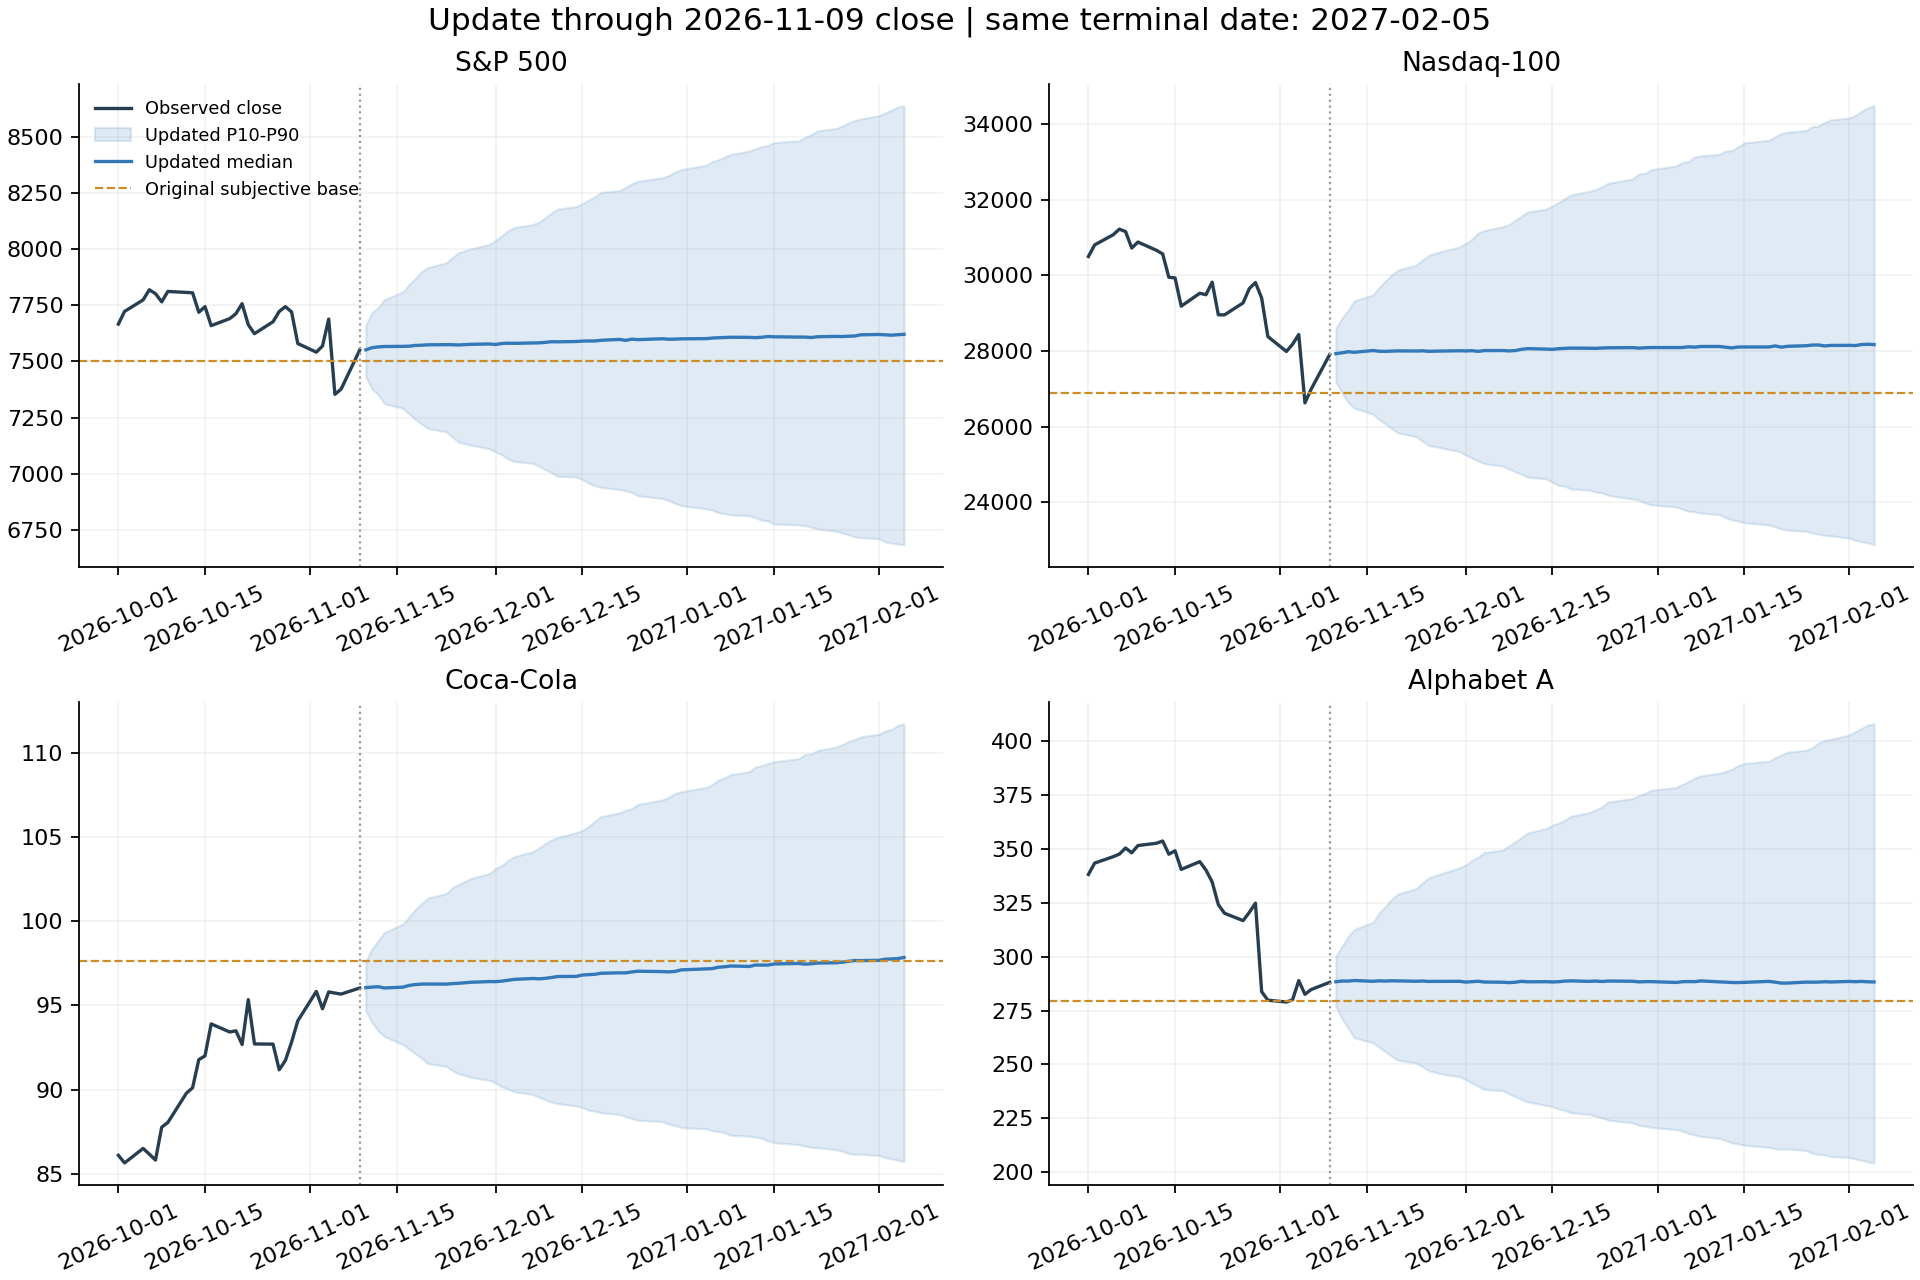

The script that saved this image:
"""Update frozen 2026-11-06 analysis using only subsequently observed closes.

Keeps the original 2027-02-05 terminal date and subjective price scenarios fixed.
Reuses the previous risk model; does not rerun or retune its completed backtest.
Requires numpy, pandas, matplotlib, requests. Run from any directory.
"""
from concurrent.futures import ThreadPoolExecutor
from datetime import datetime, timezone
from pathlib import Path
from urllib.parse import quote
import hashlib
import importlib.util
import json

import numpy as np
import pandas as pd
import requests

ROOT = Path(__file__).resolve().parent
PREVIOUS = ROOT.parent / '三个月走势模型-2026-11-06'
RAW = ROOT / 'raw'
OUT = ROOT / 'results'
RAW.mkdir(exist_ok=True)
OUT.mkdir(exist_ok=True)
AS_OF = pd.Timestamp('2026-11-09')
TARGET = pd.Timestamp('2027-02-05')
OLD_AS_OF = pd.Timestamp('2026-11-05')
SYMBOLS = ['^GSPC', '^NDX', '^IXIC', 'KO', 'GOOGL', '^VIX', '^TNX', 'NVDA']


def fetch(symbol):
    name = symbol.replace('^', '')
    path = RAW / (name+'.json')
    params = {'period1': int(datetime(2026,10,1,tzinfo=timezone.utc).timestamp()),
              'period2': int(datetime(2026,11,10,tzinfo=timezone.utc).timestamp()),
              'interval':'1d','events':'div,splits'}
    url = 'https://query1.finance.yahoo.com/v8/finance/chart/'+quote(symbol)
    if not path.exists():
        response=requests.get(url,params=params,headers={'User-Agent':'Mozilla/5.0'},timeout=45)
        response.raise_for_status()
        path.write_text(json.dumps(response.json(),ensure_ascii=False))
    item=json.loads(path.read_text())['chart']['result'][0]
    dates=pd.to_datetime(item['timestamp'],unit='s',utc=True)
    dates=dates.tz_convert(item['meta']['exchangeTimezoneName']).tz_localize(None).normalize()
    frame=pd.DataFrame(item['indicators']['quote'][0],index=dates).sort_index()
    frame.index.name='date'
    frame=frame.loc[:AS_OF].dropna(subset=['close'])
    assert not frame.index.has_duplicates and frame.close.gt(0).all()
    assert frame.index[-1]==AS_OF, name
    frame.to_csv(ROOT/(name+'.csv'),float_format='%.10f')
    meta={'symbol':symbol,'name':name,'url':url,'params':params,
          'first_date':str(frame.index[0].date()),'last_date':str(frame.index[-1].date()),
          'last_close':float(frame.close.iloc[-1]),'raw_sha256':hashlib.sha256(path.read_bytes()).hexdigest()}
    return name,frame.close.rename(name),meta


def main():
    with ThreadPoolExecutor(max_workers=8) as ex:
        fetched=list(ex.map(fetch,SYMBOLS))
    new={name:series for name,series,_ in fetched}
    meta=[item for _,_,item in fetched]
    spec=importlib.util.spec_from_file_location('previous_price_model',PREVIOUS/'model.py')
    model=importlib.util.module_from_spec(spec)
    spec.loader.exec_module(model)
    names=model.ASSETS
    combined={}
    revisions=[]
    for name in names+['IXIC','VIX','TNX']:
        old=pd.read_csv(PREVIOUS/(name+'.csv'),parse_dates=['date']).set_index('date').close
        old=old.loc[:OLD_AS_OF]
        common=old.index.intersection(new[name].index)
        relative_difference=(new[name].loc[common]/old.loc[common]-1).abs()
        revisions.append({'asset':name,'overlap_rows':len(common),
                          'max_overlap_close_revision_fraction':float(relative_difference.max())})
        # Earlier predictions retain their original input history; append new dates.
        combined[name]=pd.concat([old,new[name].loc[new[name].index>OLD_AS_OF]]).rename(name)
        assert not combined[name].index.has_duplicates
    prices=pd.concat([combined[s] for s in names+['IXIC']],axis=1).dropna()
    returns=np.log(prices).diff().dropna()
    vix=combined['VIX'].reindex(prices.index,method='ffill')
    future=pd.bdate_range(AS_OF+pd.Timedelta(days=1),TARGET).difference(model.HOLIDAYS)
    model.HORIZON=len(future)
    assert model.HORIZON==60
    logs,state=model.simulate(returns[names],float(vix.iloc[-1]),samples=20000,seed=model.SEED)
    mu,sigma,beta,_=state
    forecasts=[]
    curves=[]
    snapshot=[]
    for k,name in enumerate(names):
        end=logs[:,-1,k]
        quantiles=np.quantile(end,[.1,.5,.9])
        current=float(prices[name].iloc[-1])
        forecasts.append({'asset':name,'current_price':current,'horizon_sessions':model.HORIZON,
                           'annual_vol':float(sigma[k]*np.sqrt(252)),
                           'beta_252_to_SP500':float(beta[k]),
                           **{f'p{n}_price':float(current*np.exp(quantiles[j])) for j,n in enumerate([10,50,90])}})
        q=np.quantile(logs[:,:,k],[.1,.5,.9],axis=0)
        for j,date in enumerate(future):
            curves.append({'asset':name,'date':str(date.date()),
                            **{f'p{n}':float(current*np.exp(q[l,j])) for l,n in enumerate([10,50,90])}})
    for name in names+['IXIC']:
        series=prices[name]
        oldprice=float(series.loc[OLD_AS_OF])
        current=float(series.iloc[-1])
        snapshot.append({'asset':name,'close':current,'close_11_05':oldprice,
                          'return_since_11_05':current/oldprice-1,
                          'return_1d':current/series.iloc[-2]-1,
                          'return_21d':current/series.iloc[-22]-1,
                          'SMA50':series.tail(50).mean(),'SMA200':series.tail(200).mean(),
                          'vs_SMA50':current/series.tail(50).mean()-1,
                          'vs_SMA200':current/series.tail(200).mean()-1})
    forecasts=pd.DataFrame(forecasts)
    forecasts.to_csv(OUT/'conditional_forecast.csv',index=False)
    pd.DataFrame(curves).to_csv(OUT/'forecast_curves.csv',index=False)
    pd.DataFrame(snapshot).to_csv(OUT/'market_snapshot.csv',index=False)
    pd.DataFrame(revisions).to_csv(OUT/'vendor_overlap_revisions.csv',index=False)
    old_scenarios=pd.read_csv(PREVIOUS/'results/news_scenarios.csv')
    comparison=[]
    for _,row in old_scenarios.iterrows():
        current=float(prices[row.asset].iloc[-1])
        comparison.append({'asset':row.asset,'scenario':row.scenario,
                            'original_terminal_price':row.terminal_price,
                            'current_price':current,
                            'remaining_return_to_original_scenario':row.terminal_price/current-1})
    pd.DataFrame(comparison).to_csv(OUT/'original_scenarios_comparison.csv',index=False)
    old_forecasts=pd.read_csv(PREVIOUS/'results/forecast.csv')
    changes=forecasts.merge(old_forecasts[['asset','sigma_annual','p10_price','p50_price','p90_price']],
                           on='asset',suffixes=('_now','_previous'))
    changes.to_csv(OUT/'risk_model_change.csv',index=False)
    dependencies={}
    for name in [*names,'IXIC','VIX','TNX']:
        filename=name+'.csv'
        dependencies[str((PREVIOUS/filename).relative_to(ROOT.parent))]=hashlib.sha256((PREVIOUS/filename).read_bytes()).hexdigest()
    dependencies[str((PREVIOUS/'model.py').relative_to(ROOT.parent))]=hashlib.sha256((PREVIOUS/'model.py').read_bytes()).hexdigest()
    (ROOT/'manifest.json').write_text(json.dumps({
        'retrieved_at_utc':datetime.now(timezone.utc).isoformat(),
        'as_of':str(AS_OF.date()),'target':str(TARGET.date()),'remaining_sessions':model.HORIZON,
        'mode':'Append only; keep previous subjective terminal scenarios unchanged; reuse model with no new backtest or tuning.',
        'data':meta,'previous_data_and_model_sha256':dependencies,
        'VIX_previous':float(combined['VIX'].loc[OLD_AS_OF]),'VIX_current':float(vix.iloc[-1]),
        'notes':'Stock/index closes only through 11-09; no CPI or US 11-10 close. Old vendor observations retained; overlaps checked separately. USD price returns exclude dividends, taxes and FX.'
    },ensure_ascii=False,indent=2))
    for _,row in forecasts.iterrows():
        assert row.p10_price<row.p50_price<row.p90_price
    assert prices.index[-1]==AS_OF

    model.plt.rcParams.update({'font.family':'DejaVu Sans','font.size':10,
        'axes.spines.top':False,'axes.spines.right':False,'figure.facecolor':'white'})
    fig,axes=model.plt.subplots(2,2,figsize=(12,8),constrained_layout=True)
    curve=pd.DataFrame(curves)
    for ax,name in zip(axes.flat,names):
        past=prices[name].loc['2026-10-01':]
        c=curve[curve.asset.eq(name)]
        dates=pd.to_datetime(c.date)
        ax.plot(past.index,past,color='#263e50',label='Observed close')
        ax.fill_between(dates,c.p10.to_numpy(),c.p90.to_numpy(),alpha=.15,color='#3378b8',label='Updated P10-P90')
        ax.plot(dates,c.p50,color='#3378b8',label='Updated median')
        original_base=old_scenarios[(old_scenarios.asset==name)&(old_scenarios.scenario=='base')].terminal_price.iloc[0]
        ax.axhline(original_base,color='#cc8d27',ls='--',lw=1,label='Original subjective base')
        ax.axvline(AS_OF,color='#999',ls=':',lw=1)
        ax.set_title(model.LABELS[name])
        ax.tick_params(axis='x',rotation=25)
        ax.grid(alpha=.15)
    axes[0,0].legend(frameon=False,fontsize=8)
    fig.suptitle('Update through 2026-11-09 close | same terminal date: 2027-02-05',fontsize=14)
    fig.savefig(ROOT/'update.png',dpi=160)
    fig.savefig(ROOT/'update.pdf')
    model.plt.close(fig)
    print('MARKET\n'+pd.DataFrame(snapshot).to_string(index=False))
    print('\nFORECAST\n'+forecasts.to_string(index=False))
    print('\nORIGINAL BASE SCENARIOS\n'+pd.DataFrame(comparison).query("scenario=='base'").to_string(index=False))
    print('\nOVERLAP DATA\n'+pd.DataFrame(revisions).to_string(index=False))


if __name__=='__main__':
    main()
